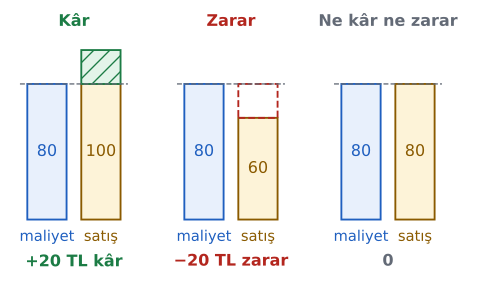

Generate this figure with Python:
import sys; sys.path.insert(0, "tools")
from cizim import *

# Maliyet 80 TL. Satış 100 TL -> 20 TL kâr; satış 60 TL -> 20 TL zarar; satış 80 TL -> ne kâr ne zarar.
fig, ax = sekil(6.2, 3.6)
ax.axis("off")
durumlar = [("Kâr", 100, YESIL, YESIL_ACIK, "+20 TL kâr"), ("Zarar", 60, KIRMIZI, KIRMIZI_ACIK, "−20 TL zarar"),
            ("Ne kâr ne zarar", 80, SOLUK, "#eeeeee", "0")]
G = 0.8
for i, (ad, satis, renk, acik, fark) in enumerate(durumlar):
    x0 = i * 3.2
    ax.add_patch(patches.Rectangle((x0, 0), G, 80, facecolor=MAVI_ACIK, edgecolor=MAVI, lw=1.4))
    ax.text(x0 + G / 2, -6, "maliyet", ha="center", va="top", fontsize=11, color=MAVI)
    ax.text(x0 + G / 2, 40, "80", ha="center", va="center", fontsize=12, color=MAVI)
    xs = x0 + 1.1
    ax.add_patch(patches.Rectangle((xs, 0), G, min(satis, 80), facecolor=SARI_ACIK, edgecolor=SARI, lw=1.4))
    ax.text(xs + G / 2, -6, "satış", ha="center", va="top", fontsize=11, color=SARI)
    ax.text(xs + G / 2, min(satis, 80) / 2, str(satis), ha="center", va="center", fontsize=12, color=SARI)
    ax.plot([x0 - 0.15, xs + G + 0.15], [80, 80], ls="--", color=SOLUK, lw=1)
    if satis > 80:
        ax.add_patch(patches.Rectangle((xs, 80), G, satis - 80, facecolor=YESIL_ACIK, edgecolor=YESIL, lw=1.4, hatch="//"))
    elif satis < 80:
        ax.add_patch(patches.Rectangle((xs, satis), G, 80 - satis, facecolor="none", edgecolor=KIRMIZI, lw=1.4, ls="--"))
    ax.text(x0 + 0.95, 112, ad, ha="center", va="bottom", fontsize=12, color=renk, fontweight="bold")
    ax.text(x0 + 0.95, -20, fark, ha="center", va="top", fontsize=12, color=renk, fontweight="bold")
ax.set_xlim(-0.4, 9.0); ax.set_ylim(-32, 125)
kaydet(fig, __file__)
